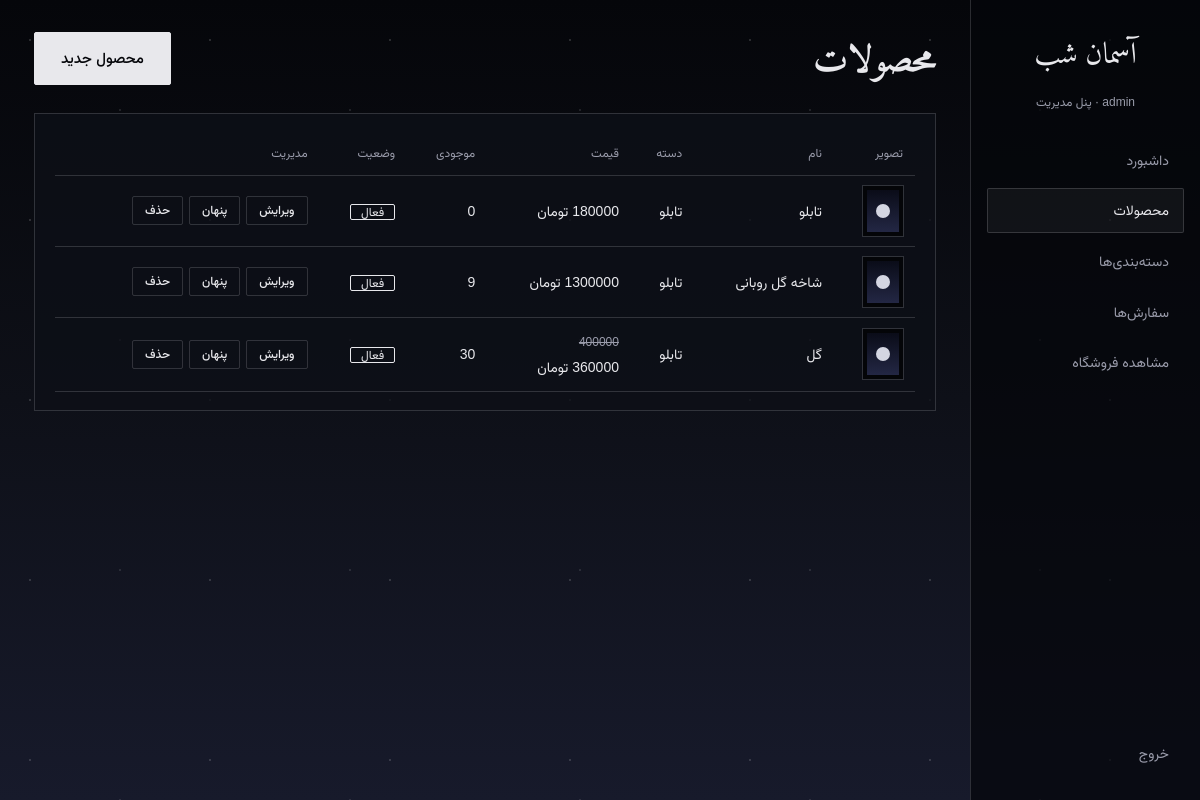
Screenshot of /panel/products/ (signed in) with the database file from the repository.
### store/models.py (models this page shows, shortened)
class Product(models.Model):
    category = models.ForeignKey(Category, on_delete=models.PROTECT, related_name="products", verbose_name="دسته‌بندی")
    name = models.CharField("نام محصول", max_length=160)
    description = models.TextField("توضیحات", blank=True)
    price = models.PositiveIntegerField("قیمت (تومان)")
    old_price = models.PositiveIntegerField("قیمت قبل", blank=True, null=True)
    stock = models.PositiveIntegerField("موجودی", default=0)
    image = models.ImageField("تصویر", upload_to="products/", blank=True)
    is_active = models.BooleanField("فعال", default=True)
    created_at = models.DateTimeField(auto_now_add=True)
    class Meta:
        verbose_name = "محصول"
        verbose_name_plural = "محصول‌ها"
        ordering = ["-created_at"]

class Category(models.Model):
    name = models.CharField("نام", max_length=80, unique=True)
    slug = models.SlugField("شناسه", unique=True, allow_unicode=True)
    class Meta:
        verbose_name = "دسته‌بندی"
        verbose_name_plural = "دسته‌بندی‌ها"

### store/views.py (the view)
# urls.py: path("panel/products/", views.product_list, name="product_list"),
@login_required
def product_list(request):
    products = Product.objects.select_related("category").order_by("name")
    return render(request, "store/product_list.html", {"products": products})

### templates/store/product_list.html (shortened to what this page needs)
{% extends 'store/base.html' %}
{% block content %}
<div id="admin-app">
  {% include 'store/panel_nav.html' with active_page='products' %}
  <main class="admin-main">
    <div class="top product-list-top"><h1>محصولات</h1><a class="btn" href="{% url 'product_add' %}">محصول جدید</a></div>
    <div class="box tw">
      <table class="product-table">
        <thead><tr><th>تصویر</th><th>نام</th><th>دسته</th><th>قیمت</th><th>موجودی</th><th>وضعیت</th><th>مدیریت</th></tr></thead>
        <tbody>
          {% for product in products %}
          <tr>
            <td><div class="th">{% if product.image %}<img src="{{ product.image.url }}" alt="">{% else %}<i></i>{% endif %}</div></td>
            <td>{{ product.name }}</td>
            <td>{{ product.category.name }}</td>
            <td>{% if product.old_price and product.old_price > product.price %}<s class="note">{{ product.old_price|floatformat:0 }}</s><br>{% endif %}{{ product.price|floatformat:0 }} تومان</td>
            <td class="{% if product.stock <= 5 %}warn{% endif %}">{{ product.stock }}</td>
            <td><span class="bd {% if product.is_active %}ok{% else %}bad{% endif %}">{% if product.is_active %}فعال{% else %}پنهان{% endif %}</span></td>
            <td>
              <div class="act">
                <a class="btn g s" href="{% url 'product_edit' product.pk %}">ویرایش</a>
                <form method="post" action="{% url 'product_toggle' product.pk %}">{% csrf_token %}<button class="btn g s">{% if product.is_active %}پنهان{% else %}نمایش{% endif %}</button></form>
                <form method="post" action="{% url 'product_delete' product.pk %}" onsubmit="return confirm('محصول حذف شود؟')">{% csrf_token %}<button class="btn g s">حذف</button></form>
              </div>
            </td>
          </tr>
          {% empty %}<tr><td colspan="7">هنوز محصولی ثبت نشده است.</td></tr>{% endfor %}
        </tbody>
      </table>
    </div>
  </main>
</div>
{% endblock %}

### templates/store/base.html (shortened to what this page needs)
{% load static %}
<!doctype html>
<html lang="fa" dir="rtl">
<head>
  <link rel="stylesheet" href="{% static 'store/css/site.css' %}">
</head>
<body>
  {% block content %}{% endblock %}
</body>
</html>

### templates/store/panel_nav.html
<aside>
  <a class="brand" href="{% url 'dashboard' %}">آسمان شب</a>
  <small>{{ request.user.get_full_name|default:request.user.username }} · پنل مدیریت</small>
  <a class="nv {% if active_page == 'dashboard' %}current{% endif %}" href="{% url 'dashboard' %}">داشبورد</a>
  <a class="nv {% if active_page == 'products' %}current{% endif %}" href="{% url 'product_list' %}">محصولات</a>
  <a class="nv {% if active_page == 'categories' %}current{% endif %}" href="{% url 'category_list' %}">دسته‌بندی‌ها</a>
  <a class="nv {% if active_page == 'orders' %}current{% endif %}" href="{% url 'order_list' %}">سفارش‌ها</a>
  <a class="nv" href="{% url 'home' %}">مشاهده فروشگاه</a>
  <a class="nv out" href="{% url 'logout' %}">خروج</a>
</aside>

### static/store/css/site.css (style rules this page uses)
:root { --ink:#05060a;--night:#0e1018;--dusk:#171a2b;--moon:#e8e8ec;--mist:#9a9cab;--rose:#d4d6e2;--line:rgba(232,232,236,.17);--serif:"Amiri","Vazirmatn",Tahoma,serif;--sans:"Vazirmatn",Tahoma,sans-serif;color-scheme:dark;box-sizing:border-box;padding-top:env(safe-area-inset-top,0px);padding-bottom:env(safe-area-inset-bottom,0px);scroll-behavior:smooth;scroll-padding-top:90px }
*,*::before,*::after { box-sizing:inherit }
body { margin:0;font-family:var(--sans);color:var(--moon);background:radial-gradient(1px 1px at 30px 40px,rgba(255,255,255,.5),transparent) 0 0/180px 180px,radial-gradient(1px 1px at 120px 110px,rgba(255,255,255,.35),transparent) 0 0/230px 230px,linear-gradient(180deg,var(--ink) 0%,var(--night) 50%,var(--dusk) 100%);background-attachment:fixed;line-height:1.9;min-height:100vh }
header,main,footer { position:relative;z-index:1 }
a { color:inherit;text-decoration:none }
button,input,select,textarea { font:inherit;color:inherit }
button { cursor:pointer }
.logo,h1,h2,h3,h4 { font-family:var(--serif);font-weight:700;font-synthesis:none }
.btn { display:inline-block;border:1px solid var(--moon);background:var(--moon);color:var(--ink);padding:11px 26px;border-radius:2px;font-size:15px;font-weight:500;cursor:pointer }
.note { font-size:12px;color:var(--mist);margin:0 }
#admin-app { display:grid;grid-template-columns:230px 1fr;min-height:100vh }
#admin-app aside { position:sticky;top:0;display:flex;height:100vh;flex-direction:column;gap:6px;padding:24px 16px;border-inline-end:1px solid var(--line);background:rgba(5,6,10,.7) }
#admin-app .brand { margin-bottom:4px;text-align:center;font-family:var(--serif);font-size:30px }
#admin-app aside small { display:block;margin-bottom:18px;color:var(--mist);font-size:12px;text-align:center }
#admin-app .out { margin-top:auto }
.admin-main { min-width:0;padding:30px 34px 60px }
.box { border:1px solid var(--line);background:rgba(14,16,24,.78);padding:18px 20px }
table { width:100%;min-width:560px;border-collapse:collapse;font-size:14px }
th,td { padding:10px 12px;border-bottom:1px solid var(--line);text-align:start;vertical-align:middle }
th { color:var(--mist);font-size:12px;font-weight:400 }
#admin-app { grid-template-columns:230px minmax(0,1fr) }
#admin-app aside { z-index:2 }
#admin-app .nv { display:block;width:100%;text-align:start;background:none;border:1px solid transparent;border-radius:2px;padding:8px 14px;color:var(--mist);font-size:14px }
#admin-app .nv.current { color:var(--moon);border-color:var(--line);background:rgba(255,255,255,.05) }
.admin-main { padding:30px 34px 60px }
.admin-main .top { display:flex;justify-content:space-between;align-items:center;gap:14px;flex-wrap:wrap;margin-bottom:26px }
.admin-main .top h1 { font-size:38px;line-height:1.5;margin:0 }
.product-list-top .btn { margin-inline-start:auto }
.admin-main .top .btn { white-space:nowrap }
.admin-main .box { min-width:0 }
.admin-main .tw { overflow-x:auto }
.admin-main table { width:100%;border-collapse:collapse;font-size:14px;min-width:560px }
.admin-main th,.admin-main td { text-align:start;padding:10px 12px;border-bottom:1px solid var(--line);vertical-align:middle }
.admin-main th { color:var(--mist);font-weight:400;font-size:12px }
.admin-main .bd { font-size:12px;border:1px solid currentColor;padding:0 10px;border-radius:2px;white-space:nowrap }
.admin-main .bd.sent,.admin-main .bd.delivered,.admin-main .bd.ok { color:var(--ok) }
.admin-main .act { display:flex;gap:6px;flex-wrap:wrap;align-items:center }
.admin-main .act form { margin:0 }
.admin-main .btn.g { background:none;color:var(--moon);border-color:var(--line) }
.admin-main .btn.s { padding:2px 12px;font-size:12px }
.admin-main .th { width:40px;height:50px;border:4px solid #040508;outline:1px solid var(--line);background:linear-gradient(#0a0c18,#232744);display:grid;place-items:center }
.admin-main .th i { width:14px;height:14px;border-radius:50%;background:var(--rose);display:block }
.product-table .act { min-width:185px }

### rows the page displays
Product: name "تابلو", category.name "تابلو", stock "0", is_active "فعال"
Product: name "شاخه گل روبانی", category.name "تابلو", stock "9", is_active "فعال"
Product: name "گل", category.name "تابلو", old_price "400000", stock "30", is_active "فعال"

### other values shown
{{ request.user.get_full_name|default:request.user.username }} "admin"
